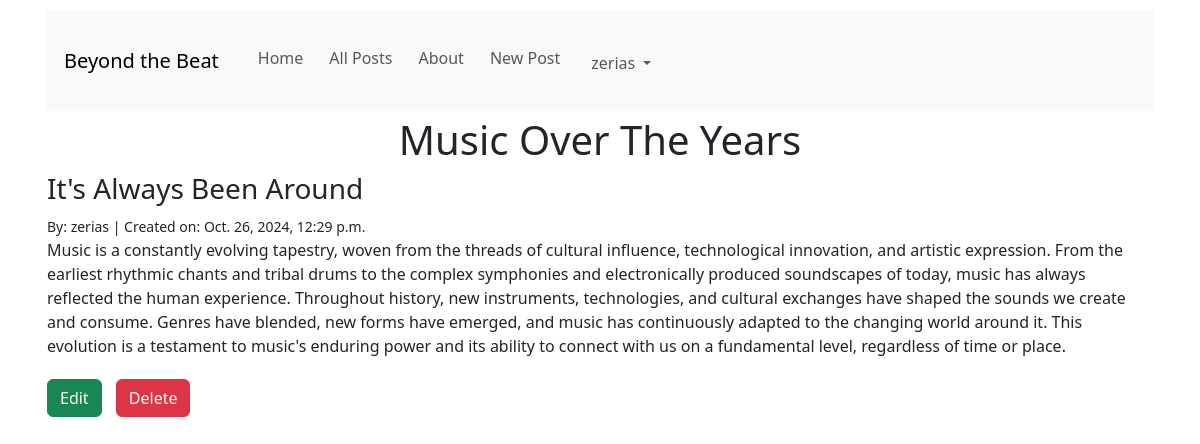
Page /posts/3/ (signed in) on the committed database.
### posts/models.py (models this page shows, shortened)
class Post(models.Model):
    title = models.CharField(max_length=128)
    subtitle = models.CharField(max_length=256)
    body = models.TextField()
    author = models.ForeignKey(
        get_user_model(),
        on_delete=models.CASCADE
    )
    status = models.ForeignKey(
        Status,
        on_delete=models.CASCADE
    )
    created_on = models.DateTimeField(auto_now_add=True)

### posts/views.py (the view)
# urls.py: path("<int:pk>/", views.PostDetailView.as_view(), name="detail"),
class PostDetailView(UserPassesTestMixin, DetailView):
    template_name = "posts/detail.html"
    model = Post
    def test_func(self):
        post = self.get_object()
        if post.status.name == "archived":
            if self.request.user.is_authenticated:
                return True
        elif post.status.name == "draft":
            if self.request.user.is_authenticated:
                return self.request.user == post.author
            return False
        else:
            return True

### templates/posts/detail.html (shortened to what this page needs)
{% extends 'base.html' %}
{% block content %}
<h1>{{ post.title }}</h1>
<h3>{{ post.subtitle }}</h3>
<small>By: {{ post.author }}  |  Created on: {{ post.created_on }}</small>
<p>{{ post.body }}</p>
{% if user.is_authenticated %}
    {% if user == post.author %}
        <a href="{% url "edit" post.id %}" class="btn btn-success">Edit</a>
        <a href="{% url "delete" post.id %}" class="btn btn-danger">Delete</a>
    {% endif %}
{% endif %}
{% endblock content %}

### templates/base.html (shortened to what this page needs)
{% load static %}
<!doctype html>
<html lang="en">
<head>
    <link href="https://cdn.jsdelivr.net/npm/bootstrap@5.3.3/dist/css/bootstrap.min.css"
      rel="stylesheet"
>
    <link rel="stylesheet" href="{% static 'css/base.css' %}">
</head>
<body>
    <div class="container">
        <nav class="navbar navbar-expand-lg bg-body-tertiary">
          <div class="container-fluid">
            <a class="navbar-brand" href="{% url "home" %}">Beyond the Beat</a>
            <div class="collapse navbar-collapse" id="navbarNavAltMarkup">
              <div class="navbar-nav">
                <a class="nav-link" href="{% url "home" %}">Home</a>
                <a class="nav-link" href="{% url "list" %}">All Posts</a>
                <a class="nav-link" href="{% url "about" %}">About</a>
                {% if user.is_authenticated %}
                <a class="nav-link" href="{% url "new" %}">New Post</a>
                <div class="nav-item dropdown d-flex">
                      <a class="nav-link dropdown-toggle" href="#" role="button" data-bs-toggle="dropdown" aria-expanded="false">
                          {{ user }}
                      </a>
                </div>
                {% else %}
                <a class="nav-link" href="{% url "signup" %}">Sign Up</a>
                <a class="nav-link" href="{% url "login" %}">Log In</a>
                {% endif %}
              </div>
            </div>
          </div>
        </nav>
    {% block content %}{% endblock content %}
    </div>
</body>
</html>

### static/css/base.css (style rules this page uses)
* { margin: 5px; padding: 0; }
h1 { text-align: center; }

### rows in the picture
Post: title "Music Over The Years", subtitle "It's Always Been Around", author "zerias", created_on "Oct. 26, 2024, 12:29 p.m.", body "Music is a constantly evolving tapestry, woven from the threads of cultural influence, technological innovation, and artistic expression. From the earliest rhythmic chants and tribal drums to the complex symphonies and electronically produced soundscapes of today, music has always reflected the human experience. Throughout history, new instruments, technologies, and cultural exchanges have shaped the sounds we create and consume. Genres have blended, new forms have emerged, and music has continuously adapted to the changing world around it. This evolution is a testament to music's enduring power and its ability to connect with us on a fundamental level, regardless of time or place."

### other values in the picture
{{ user }} "zerias"
